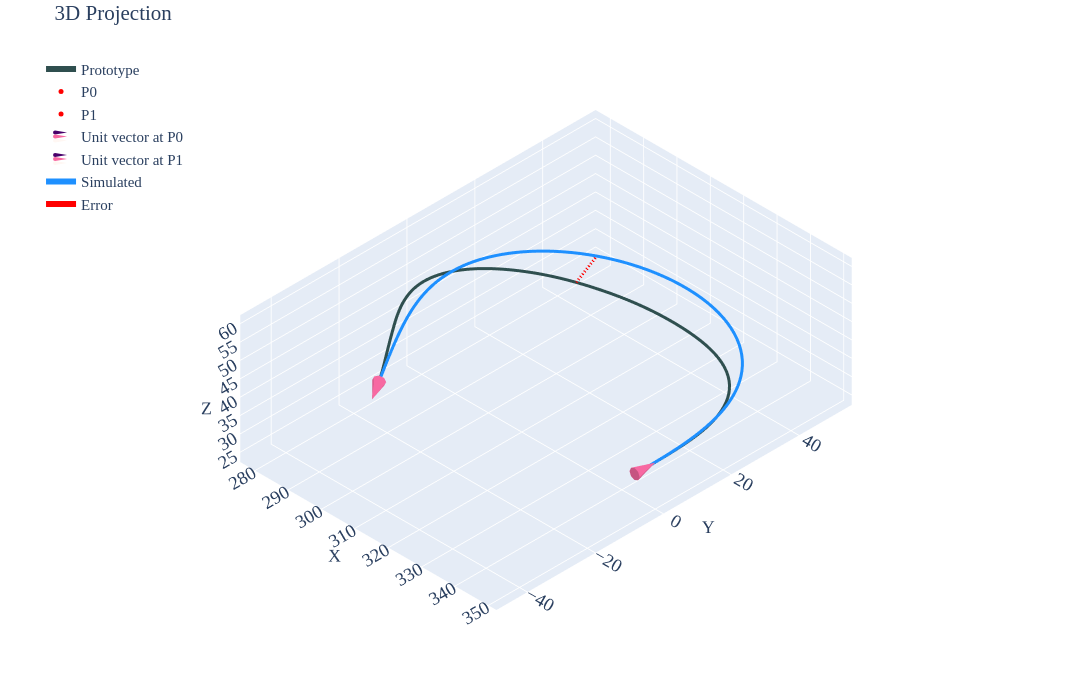

Notebook code for this chart:
### Code cell
#| label: p2c1

gravity_looper(psit=2,case=1,twist=-10,pfix='twist-sens\\twist-ccw10\\')
